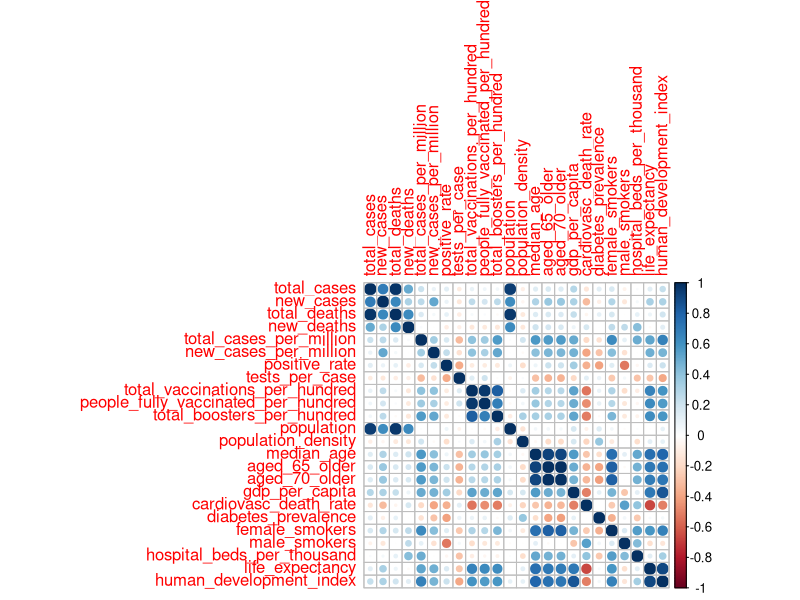
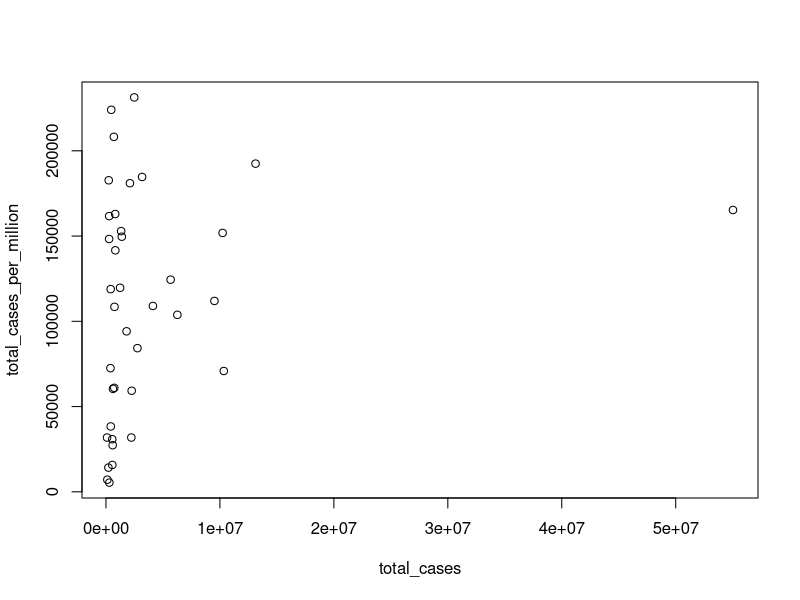
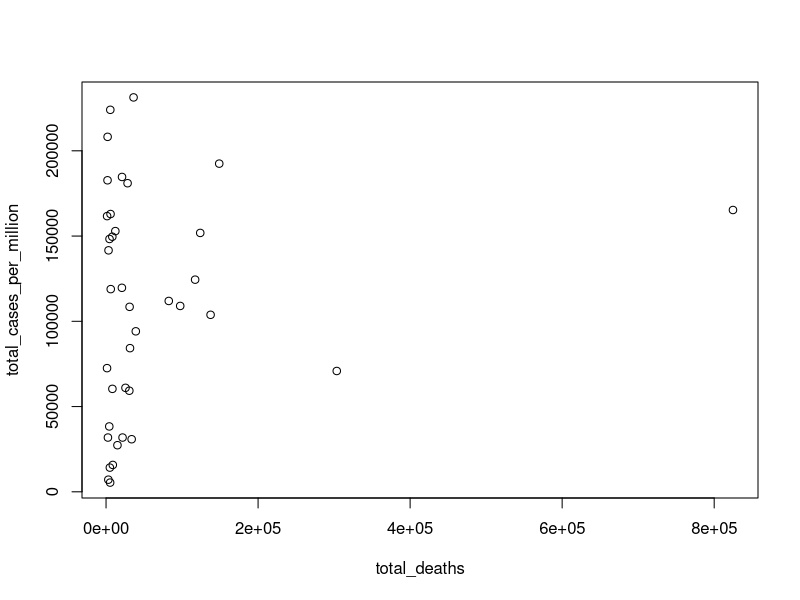
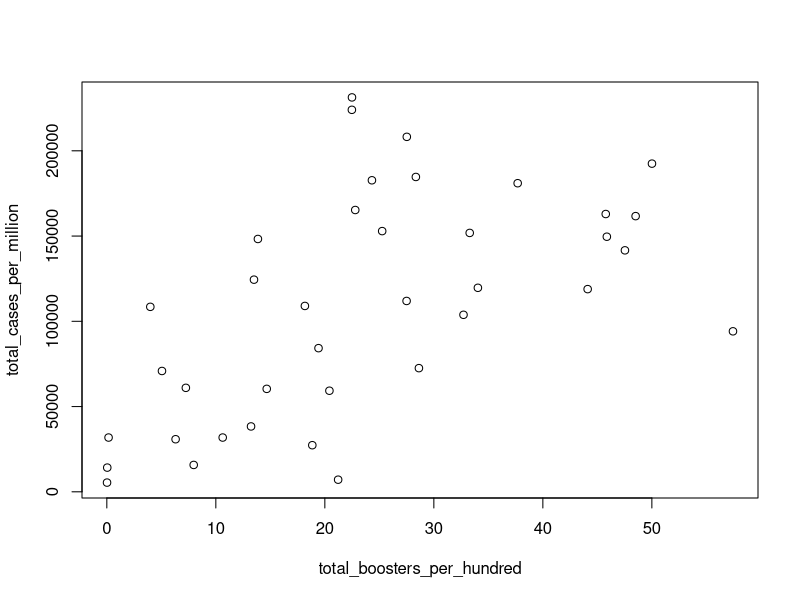
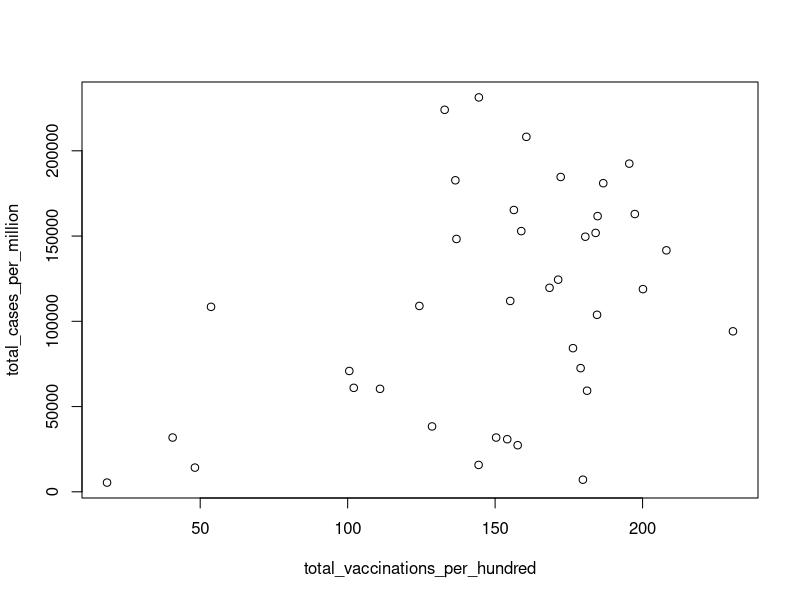
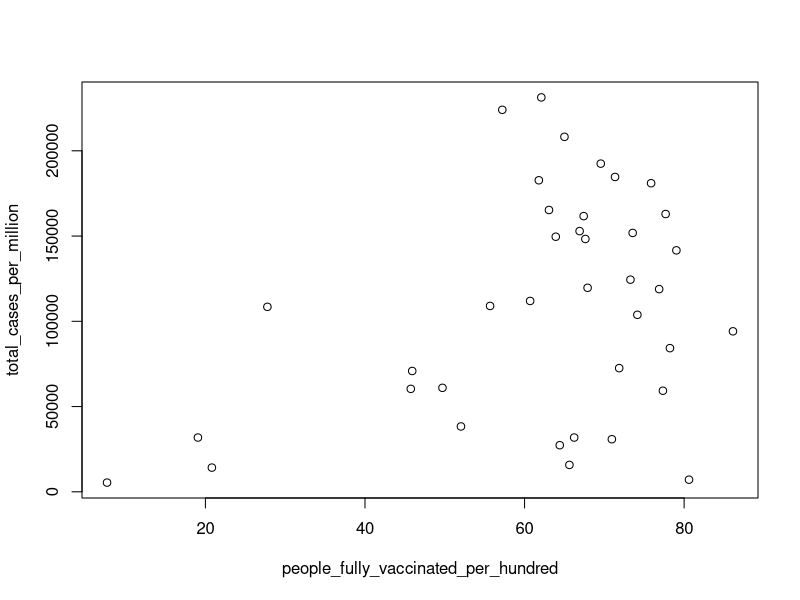
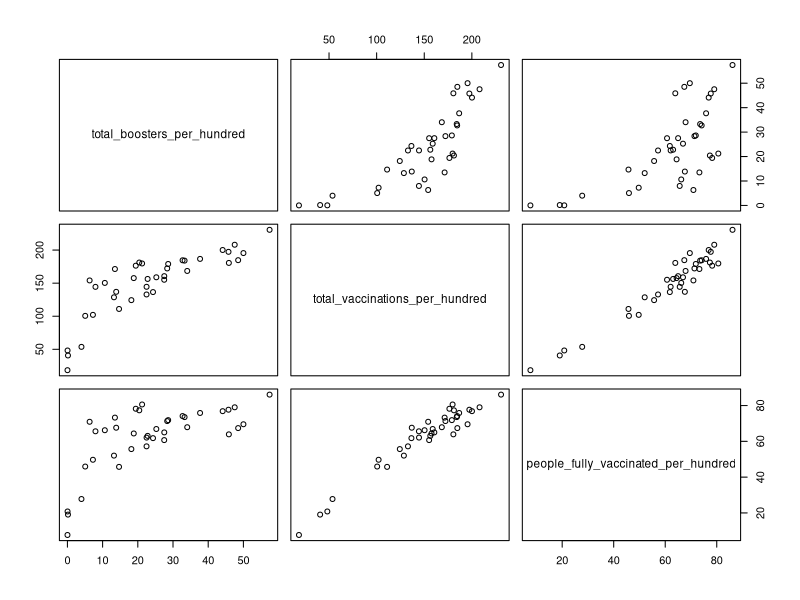
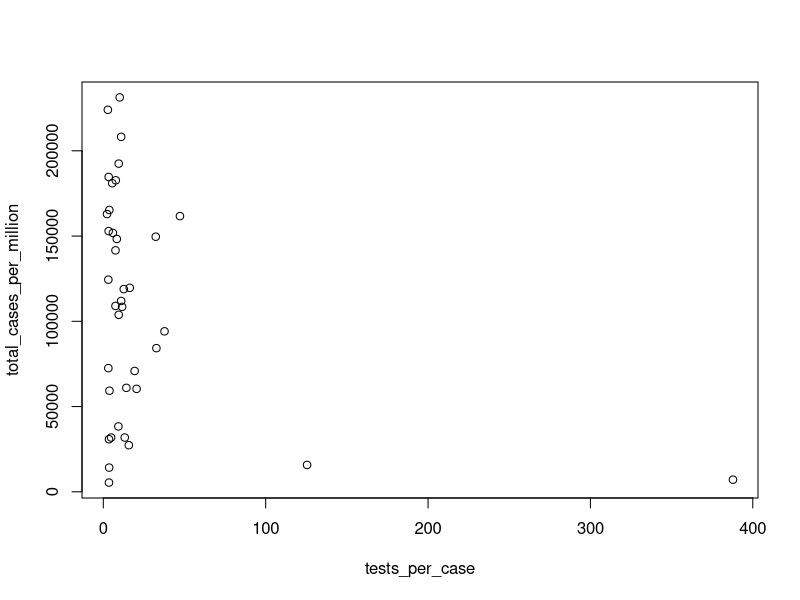

The R script that drew these images, in order:
covid_data = read.csv("dataset/covid.csv")
head(covid_data)

library(corrplot)
covid_data_numeric = covid_data[-c(1,2)]
corrplot(cor(covid_data_numeric), method="circle")


colnames(covid_data)
#indicator
"continent"
"location"

#total
"total_cases_per_million" # y

##====================================================
## exclude
"total_cases"
plot(total_cases_per_million ~ total_cases, data = covid_data)
#exclude it because of its meaning
"total_deaths"
plot(total_cases_per_million ~ total_deaths, data = covid_data)
#exclude it because they have reversed causal relationship

##====================================================
# either one
"total_boosters_per_hundred"
plot(total_cases_per_million ~ total_boosters_per_hundred, data = covid_data)
"total_vaccinations_per_hundred"
plot(total_cases_per_million ~ total_vaccinations_per_hundred, data = covid_data)
"people_fully_vaccinated_per_hundred"
plot(total_cases_per_million ~ people_fully_vaccinated_per_hundred, data = covid_data)

subset_data = covid_data[c("total_boosters_per_hundred", "total_vaccinations_per_hundred", "people_fully_vaccinated_per_hundred")]
pairs(subset_data)

##====================================================
#new (7-day smoothed): do not use
"new_cases"
"new_deaths"
"new_cases_per_million"

##====================================================
#related to covid
# either one (they have almost linear rel, except for extreme values)
"tests_per_case"
plot(total_cases_per_million ~ tests_per_case, data = covid_data)
"positive_rate"#exclude it. too similar meaning with
plot(total_cases_per_million ~ positive_rate, data = covid_data)

##====================================================
#other characteristics
##====================================================
## perhaps pop density
"population"
#Population (latest available values)
plot(total_cases_per_million ~ population, data = covid_data)

"population_density"
#Number of people divided by land area, measured in square kilometers, most recent year available
plot(total_cases_per_million ~ population_density, data = covid_data)

plot(population ~ population_density, data = covid_data) #hmm?

##====================================================
## one of median_age/aged_65_older/aged_70_older
"median_age"
#Median age of the population, UN projection for 2020
plot(total_cases_per_million ~ median_age, data = covid_data)

"aged_65_older"
#Share of the population that is 65 years and older, most recent year available
plot(total_cases_per_million ~ aged_65_older, data = covid_data)

"aged_70_older"
#Share of the population that is 70 years and older in 2015
plot(total_cases_per_million ~ aged_70_older, data = covid_data)

plot(median_age ~ aged_65_older, data = covid_data) #super-colinearity
plot(median_age ~ aged_70_older, data = covid_data)
plot(aged_70_older ~ aged_65_older, data = covid_data)
##====================================================
## one of gdp_per_capita/human_development_index
"gdp_per_capita"
#Gross domestic product at purchasing power parity (constant 2011 international dollars), most recent year available
plot(total_cases_per_million ~ gdp_per_capita, data = covid_data)

"human_development_index"
#A composite index measuring average achievement in three basic dimensions of human development
#a long and healthy life, knowledge and a decent standard of living. Values for 2019
plot(total_cases_per_million ~ human_development_index, data = covid_data)

"life_expectancy"
#Life expectancy at birth in 2019
plot(total_cases_per_million ~ life_expectancy, data = covid_data)


plot(gdp_per_capita ~ human_development_index, data = covid_data) #two are linear

##====================================================

"hospital_beds_per_thousand"
#Hospital beds per 1,000 people, most recent year available since 2010
plot(total_cases_per_million ~ hospital_beds_per_thousand, data = covid_data)

"cardiovasc_death_rate"
#Death rate from cardiovascular disease in 2017 (annual number of deaths per 100,000 people)
plot(total_cases_per_million ~ cardiovasc_death_rate, data = covid_data)

"diabetes_prevalence"
#Diabetes prevalence (% of population aged 20 to 79) in 2017
plot(total_cases_per_million ~ diabetes_prevalence, data = covid_data)

"female_smokers"
#Share of women who smoke, most recent year available
plot(total_cases_per_million ~ female_smokers, data = covid_data)

"male_smokers"
#Share of men who smoke, most recent year available
plot(total_cases_per_million ~ male_smokers, data = covid_data)

subset_data = covid_data[c("hospital_beds_per_thousand","life_expectancy","cardiovasc_death_rate","diabetes_prevalence",
    "female_smokers","male_smokers")]
pairs(subset_data)
